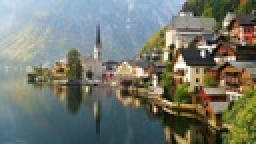
%> input picture test2.jpg, 128 x 72 px, shrunk from 1280 x 720 before the run (shown 2 times larger)
$ octave --eval "main;"   (GNU Octave 9; MATLAB toolbox functions it lacks are replaced by stand-ins)
%> lines starting %> are read from the running program, lines starting %| are printed output that depends on the picture
### sketch.m
function f=sketch(f)
%rgb转化为ycbcr空间
f=rgb2ycbcr(f);
%log算子
log=[-2 -4 -4 -4 -2;
    -4 0 8 0 -4;
    -4 8 24 8 -4;
    -4 0 8 0 -4;
    -2 -4 -4 -4 -2];
%提取Y层做处理
Y=f(:,:,1);
g=imfilter(Y,log,'replicate');
[m,n]=size(g);
%设置阈值，使图像二值化
for i=1:m
    for j=1:n
        if(g(i,j)<-0.8)
            g(i,j)=0;
        else
            g(i,j)=1;
        end
    end
end
f=g;
end

### oilpainting.m
function f=oilpainting(f,radius)
%把灰度级划分为100个
intensity_level=100;
[m,n]=size(f(:,:,1));
r=zeros(m,n);
g=zeros(m,n);
b=zeros(m,n);
R=f(:,:,1);
G=f(:,:,2);
B=f(:,:,3);
%x，y取遍全部像素点
for x=1:m
    for y=1:n
        %对每一个像素点，遍历其邻域，并计算邻域范围内各个灰度等级出现的次数
        intensity_counter=zeros(intensity_level,1);
        sum_r=zeros(intensity_level,1);
        sum_g=zeros(intensity_level,1);
        sum_b=zeros(intensity_level,1);
        for i=(x-radius):(x+radius)
            for j=(y-radius): (y+radius)
                    if i>0&&i<=m&&j>0&&j<=n
                       intensity=round(( R(i,j)+ G(i,j)+ B(i,j))/3*intensity_level);

                      %强度不能为零，避免数组下标出现零，若为零，则设置其强度为1
                      if intensity==0
                            intensity=1;
                      end
                       %统计强度出现的次数
                       intensity_counter(intensity,1)= intensity_counter(intensity,1)+1;
                       %统计强度的R\G\B分量的和
                       sum_r(intensity,1)=sum_r(intensity,1)+R(i,j);
                       sum_g(intensity,1)=sum_g(intensity,1)+G(i,j);
                       sum_b(intensity,1)=sum_b(intensity,1)+B(i,j);
                    end
            end
        end
    %像素点（x，y）的邻域遍历完毕，找出出现次数最多的强度
    intensity_counter_max=max(intensity_counter);
             for i=1:intensity_level
                 if intensity_counter(i)==intensity_counter_max
                  index=i;
                 end
             end
   %出现最多次的强度值对应像素的r\g\b分量取平均值，作为当前像素输出的r\g\b分量
        r(x,y)=sum_r(index,1)/intensity_counter(index,1);
        g(x,y)=sum_g(index,1)/intensity_counter(index,1);
        b(x,y)=sum_b(index,1)/intensity_counter(index,1);
    end
end
%将三个通道的值合并成新的图像
f=cat(3,r,g,b);
end

### cameo.m
function f=cameo(f)%提取灰度层边缘并稍作处理
f=rgb2ycbcr(f);
log=[-2 -4 -4 -4 -2;
    -4 0 8 0 -4;
    -4 8 24 8 -4;
    -4 0 8 0 -4;
    -2 -4 -4 -4 -2];
Y=f(:,:,1);
g=imfilter(Y,log,'replicate');
f=f(:,:,1)-0.55*g;
end

### mosaic.m
function f=mosaic(f)
f1=f;
[height,width]=size(f1(:,:,1));%读出图像大小
%如果图像的高度不是10的倍数，则扩充到10的倍数
if(mod(height,10)~=0)
    m=height+10-mod(height,10);
else
    m=height;
end
%如果图像的宽度不是10的倍数。则扩充到10的倍数
if(mod(width,10)~=0)
    n=width+10-mod(width,10);
else
    n=width;
end
%创建用于储存结果的三维数组
f=zeros(m,n,3);
f(1:height,1:width,:)=f1(:,:,:);
f=rgb2ycbcr(f);
%马赛克算法
%对图像的三层分别进行操作
for b=1:3
    I=f(:,:,b)
    %图像每一个10*10小块进行平均值计算，并把结果作为10*10的YCbCr的值
    for i=1:10:m
        for j=1:10:n
            B=I(i:i+9,j:j+9);
            average=mean(mean(B));%求方块平均值
            for k=0:1:9
                for g=0:1:9
                    I(i+k,j+g)=average;%给方块中每一个像素赋值
                end
            end

        end
    end
 f(:,:,b)=I;
end
f=ycbcr2rgb(f);
end

### rgb2hsi.m

function f=rgb2hsi(f)
r=f(:,:,1);
g=f(:,:,2);
b=f(:,:,3);
num=0.5*((r-g)+(r-b));
den=sqrt((r-g).^2+(r-b).*(g-b));
theta=acos(num./(den+eps));

H=theta;
H(b>g)=2*pi-H(b>g);
H=H/(2*pi);

num=min(min(r,g),b);
den=r+g+b;
den(den==0)=eps;
S=1-3.*num./den;

H(S==0)=0;

I=(r+g+b)/3;

f=cat(3,H,S,I);

end

### hsi2rgb.m
function f=hsi2rgb(f)
H=f(:,:,1)*pi*2;
S=f(:,:,2);
I=f(:,:,3);
[m,n]=size(f(:,:,1));
R=zeros(m,n);
G=zeros(m,n);
B=zeros(m,n);

idx=find((0<=H)&(H<2*pi/3));
B(idx)=I(idx).*(1-S(idx));
R(idx)=I(idx).*(1+S(idx).*cos(H(idx))./cos(pi/3-H(idx)));
G(idx)=3*I(idx)-(R(idx)+B(idx));

idx=find((2*pi/3<=H)&(H<4*pi/3));
R(idx)=I(idx).*(1-S(idx));
G(idx)=I(idx).*(1+S(idx).*cos(H(idx)-2*pi/3)./cos(pi-H(idx)));
B(idx)=3*I(idx)-(R(idx)+G(idx));

idx=find((4*pi/3<=H)&(H<=2*pi));
G(idx)=I(idx).*(1-S(idx));
B(idx)=I(idx).*(1+S(idx).*cos(H(idx)-4*pi/3)./cos(5*pi/3-H(idx)));
R(idx)=3*I(idx)-(G(idx)+B(idx));

rgb=cat(3,R,G,B);
f=max(min(rgb,1),0);
end

### snow.m
function f=snow(f)
%色彩饱和度调低
f=rgb2hsi(f);%转换到HSI色彩空间
f(:,:,2)=f(:,:,2)*0.65;
f(:,:,1)=f(:,:,1)*0.85;
f=hsi2rgb(f);

[m,n]=size(f(:,:,1));%获取图像的高度和宽度
heavesnow=rand(m,n);%生成一个m*n大小的数值位于0~1之间的矩阵
%将矩阵中的值小于0.99998的值置为零
for i=1:m
    for j=1:n
        if heavesnow(i,j)<0.99998;
        heavesnow(i,j)=0;
        end
    end
end

%对非零的数值进行膨胀操作,获得大雪效果
B=[0 1 0;1 1 1;0 1 0];
heavesnow=imdilate(heavesnow,B);
heavesnow=imdilate(heavesnow,B);

%生成小雪的算法，同大雪，只是不进行膨胀操作
lightsnow=rand(m,n);
for i=1:m
    for j=1:n
        if lightsnow(i,j)<0.999684;
        lightsnow(i,j)=0;
        end
    end
end

%将大小不同的雪叠加在一起
snow=heavesnow(:,:)+lightsnow(:,:);
%再对雪进行空间滤波操作，得到多边形的雪花形状
window = [1,0,1,0,1;0,1,1,1,0;1,1,1,1,1;0,1,1,1,0;1,0,1,0,1];
snow = imdilate(snow,window);
%在各层上叠加雪的效果
f(:,:,1)=f(:,:,1)+snow(:,:);
f(:,:,2)=f(:,:,2)+snow(:,:);
f(:,:,3)=f(:,:,3)+snow(:,:);
end

### facula.m
function f=facula(f)
[m,n]=size(f(:,:,1));
snow=zeros(m,n);
heavesnow=rand(m,n);

for i=1:m
    for j=1:n
        if heavesnow(i,j)<0.999;
        heavesnow(i,j)=0;
        end
    end
end

B=[0 1 0;1 1 1;0 1 0];
heavesnow=imdilate(heavesnow,B);
B=[0 1 0;1 1 1;0 1 0];
heavesnow=imdilate(heavesnow,B);

lightsnow=rand(m,n);
for i=1:m
    for j=1:n
        if lightsnow(i,j)<0.999;
        lightsnow(i,j)=0;
        end
    end
end

snow=heavesnow(:,:)+lightsnow(:,:);

%disk算子
 rad  = 9;
     crad  = ceil(rad-0.5);
     [x,y] = meshgrid(-crad:crad,-crad:crad);
     maxxy = max(abs(x),abs(y));
     minxy = min(abs(x),abs(y));
     m1 = (rad^2 <  (maxxy+0.5).^2 + (minxy-0.5).^2).*(minxy-0.5) + ...
          (rad^2 >= (maxxy+0.5).^2 + (minxy-0.5).^2).* ...
	        sqrt(rad^2 - (maxxy + 0.5).^2);
     m2 = (rad^2 >  (maxxy-0.5).^2 + (minxy+0.5).^2).*(minxy+0.5) + ...
          (rad^2 <= (maxxy-0.5).^2 + (minxy+0.5).^2).* ...
           sqrt(rad^2 - (maxxy - 0.5).^2);
     sgrid = (rad^2*(0.5*(asin(m2/rad) - asin(m1/rad)) + ...
             0.25*(sin(2*asin(m2/rad)) - sin(2*asin(m1/rad)))) - ...
             (maxxy-0.5).*(m2-m1) + (m1-minxy+0.5)) ...
	          .*((((rad^2 < (maxxy+0.5).^2 + (minxy+0.5).^2) & ...
             (rad^2 > (maxxy-0.5).^2 + (minxy-0.5).^2)) | ...
	          ((minxy==0)&(maxxy-0.5 < rad)&(maxxy+0.5>=rad))));
     sgrid = sgrid + ((maxxy+0.5).^2 + (minxy+0.5).^2 < rad^2);
     sgrid(crad+1,crad+1) = min(pi*rad^2,pi/2);
     if ((crad>0) && (rad > crad-0.5) && (rad^2 < (crad-0.5)^2+0.25))
        m1  = sqrt(rad^2 - (crad - 0.5).^2);
	     m1n = m1/rad;
        sg0 = 2*(rad^2*(0.5*asin(m1n) + 0.25*sin(2*asin(m1n)))-m1*(crad-0.5));
        sgrid(2*crad+1,crad+1) = sg0;
        sgrid(crad+1,2*crad+1) = sg0;
        sgrid(crad+1,1)        = sg0;
        sgrid(1,crad+1)        = sg0;
        sgrid(2*crad,crad+1)   = sgrid(2*crad,crad+1) - sg0;
        sgrid(crad+1,2*crad)   = sgrid(crad+1,2*crad) - sg0;
        sgrid(crad+1,2)        = sgrid(crad+1,2)      - sg0;
        sgrid(2,crad+1)        = sgrid(2,crad+1)      - sg0;
     end
     sgrid(crad+1,crad+1) = min(sgrid(crad+1,crad+1),1);
     w = sgrid/sum(sgrid(:));
    snow=imfilter(snow,w,'replicate');

f(:,:,1)=f(:,:,1)+snow(:,:);
f(:,:,2)=f(:,:,2)+snow(:,:);
f(:,:,3)=f(:,:,3)+snow(:,:);
end

### asthenia.m
function f=asthenia(f,rad)
image=f;%拷贝图像，用于后续复原中心图像
%rad表示disk算子的大小
%色彩模糊处理
%disk算子
     crad  = ceil(rad-0.5);
     [x,y] = meshgrid(-crad:crad,-crad:crad);
     maxxy = max(abs(x),abs(y));
     minxy = min(abs(x),abs(y));
     m1 = (rad^2 <  (maxxy+0.5).^2 + (minxy-0.5).^2).*(minxy-0.5) + ...
          (rad^2 >= (maxxy+0.5).^2 + (minxy-0.5).^2).* ...
	        sqrt(rad^2 - (maxxy + 0.5).^2);
     m2 = (rad^2 >  (maxxy-0.5).^2 + (minxy+0.5).^2).*(minxy+0.5) + ...
          (rad^2 <= (maxxy-0.5).^2 + (minxy+0.5).^2).* ...
           sqrt(rad^2 - (maxxy - 0.5).^2);
     sgrid = (rad^2*(0.5*(asin(m2/rad) - asin(m1/rad)) + ...
             0.25*(sin(2*asin(m2/rad)) - sin(2*asin(m1/rad)))) - ...
             (maxxy-0.5).*(m2-m1) + (m1-minxy+0.5)) ...
	          .*((((rad^2 < (maxxy+0.5).^2 + (minxy+0.5).^2) & ...
             (rad^2 > (maxxy-0.5).^2 + (minxy-0.5).^2)) | ...
	          ((minxy==0)&(maxxy-0.5 < rad)&(maxxy+0.5>=rad))));
     sgrid = sgrid + ((maxxy+0.5).^2 + (minxy+0.5).^2 < rad^2);
     sgrid(crad+1,crad+1) = min(pi*rad^2,pi/2);
     if ((crad>0) && (rad > crad-0.5) && (rad^2 < (crad-0.5)^2+0.25))
        m1  = sqrt(rad^2 - (crad - 0.5).^2);
	     m1n = m1/rad;
        sg0 = 2*(rad^2*(0.5*asin(m1n) + 0.25*sin(2*asin(m1n)))-m1*(crad-0.5));
        sgrid(2*crad+1,crad+1) = sg0;
        sgrid(crad+1,2*crad+1) = sg0;
        sgrid(crad+1,1)        = sg0;
        sgrid(1,crad+1)        = sg0;
        sgrid(2*crad,crad+1)   = sgrid(2*crad,crad+1) - sg0;
        sgrid(crad+1,2*crad)   = sgrid(crad+1,2*crad) - sg0;
        sgrid(crad+1,2)        = sgrid(crad+1,2)      - sg0;
        sgrid(2,crad+1)        = sgrid(2,crad+1)      - sg0;
     end
     sgrid(crad+1,crad+1) = min(sgrid(crad+1,crad+1),1);
     w = sgrid/sum(sgrid(:));
f=imfilter(f,w,'replicate');%用disk算子进行滤波操作

[m,n]=size(f(:,:,1));
if m>n %限定中心半径为R，R取高度和宽度中较小者的1/3，可取得照片的中心区域
    R=n/3;
else
    R=m/3;
end
x0=m/2;%（x0，y0）表示图像的中心像素点
y0=n/2;

for i=1:m
    for j=1:n
    if (x0-i)*(x0-i)+(y0-j)*(y0-j)<R*R%对于处于半径内的图像，恢复原值
        f(i,j,:)=image(i,j,:);
    end
    end
end
end

### coloring.m
function f=coloring(f)
image=f;
f=rgb2hsi(f);
f(:,:,2)=f(:,:,2)*2.35;
f=hsi2rgb(f);
imwrite(f,'brigtht.jpg');

[m,n]=size(f(:,:,1));
increase=ones(m,n);
f=image;
f=rgb2hsi(f);
f(:,:,2)=f(:,:,2)*0.8;
f(:,:,1)=f(:,:,1)*0.285+0.44*increase(:,:);
f=hsi2rgb(f);
imwrite(f,'blue_tune.jpg');
end

### main.m
function main()
Img=imread('test2.jpg');
%> Img is the input picture: size 72x128x3 uint8; mean R, G, B 116.5, 120.8, 110.2
f=im2double(Img);
image=f;
Img2=imread('test1.jpg');
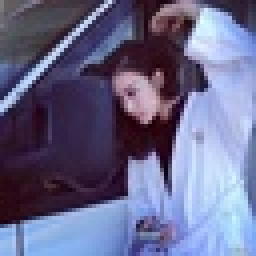
%> input picture test1.jpg, 64 x 64 px, shrunk from 640 x 640 before the run (shown 4 times larger)
%> Img2 is the input picture: size 64x64x3 uint8; mean R, G, B 104.4, 104.1, 138.5
Img2=im2double(Img2);
%> Img2: size 64x64x3 double
Img3=imread('test3.jpg');
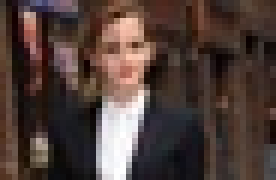
%> input picture test3.jpg, 46 x 30 px, shrunk from 455 x 300 before the run (shown 6 times larger)
%> Img3 is the input picture: size 30x46x3 uint8; mean R, G, B 79.7, 62.6, 57.4
Img3=im2double(Img3);
%> Img3: size 30x46x3 double

%速写效果
f=image;
f=sketch(f);
%> in sketch, `f=rgb2ycbcr(f);`: f: size 72x128x3 double; mean of channels 1, 2, 3 0.461, 0.486, 0.498
%> after the loop in sketch, `for i=1:m`:
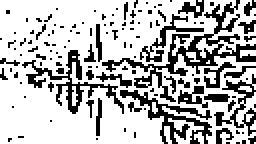
%> g: size 72x128 double (shown 2 times larger); values 0 (black) and 1 (white), 72% white; black in thin lines or dots
imwrite(f,'sketch1.jpg');

%油画效果
f=Img3;
f=oilpainting(f,2);
%> in oilpainting, `[m,n]=size(f(:,:,1));`: m = 30; n = 46
%> in oilpainting, `r=zeros(m,n);`: r: size 30x46 double; every value is 0
%> the loop in oilpainting, `for x=1:m` made 30 passes
%> after the loop in oilpainting, `for x=1:m`: index = 29; intensity = 30; intensity_counter = 100 values, max 2 at index 22, min 0 at index 1, mean 0.09; sum_b = 100 values, max 0.573 at index 29, min 0 at index 1, mean 0.0237; sum_g = 100 values, max 0.565 at index 29, min 0 at index 1, mean 0.0239; sum_r = 100 values, max 0.588 at index 29, min 0 at index 1, mean 0.0258
%> f: size 30x46x3 double
imwrite(f,'oilpainting1.jpg');
f=image;
f=oilpainting(f,4);
%> call 2 of oilpainting, with radius = 4
%> in oilpainting (call 2), `[m,n]=size(f(:,:,1));`: m = 72; n = 128
%> in oilpainting (call 2), `r=zeros(m,n);`: r: size 72x128 double; every value is 0
%> the loop in oilpainting (call 2), `for x=1:m` made 72 passes
%> after the loop in oilpainting (call 2), `for x=1:m`:
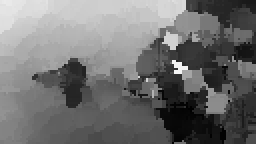
%> b: size 72x128 double (shown 2 times larger); min 0, max 0.954, mean 0.444
%> after the loop in oilpainting (call 2), `for x=1:m`:
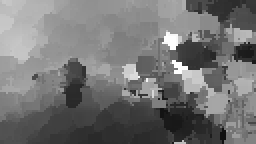
%> r: size 72x128 double (shown 2 times larger); min 0.0604, max 0.998, mean 0.456
%> after the loop in oilpainting (call 2), `for x=1:m`: index = 46; intensity_counter = 100 values, max 4 at index 46, min 0 at index 1, mean 0.25; sum_b = 100 values, max 1.21 at index 46, min 0 at index 1, mean 0.044; sum_g = 100 values, max 2.27 at index 46, min 0 at index 1, mean 0.107; sum_r = 100 values, max 2.05 at index 46, min 0 at index 1, mean 0.0907
imwrite(f,'oilpainting2.jpg');

%浮雕效果
f=image;
f=cameo(f);
imwrite(f,'cameo.jpg');
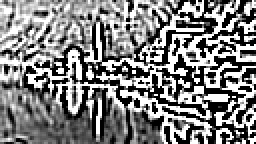
%> saved as cameo.jpg: size 72x128 uint8 (shown 2 times larger); min 0, max 255, mean 129.7

%马赛克效果
f=image;
f=mosaic(f);
%> in mosaic, `[height,width]=size(f1(:,:,1));`: height = 72; width = 128
%> in mosaic, `m=height+10-mod(height,10);`: m = 80
%> in mosaic, `n=width+10-mod(width,10);`: n = 130
%> in mosaic, `f=zeros(m,n,3);`: f: size 80x130x3 double; every value is 0
%> in mosaic, `f=rgb2ycbcr(f);`: f: size 80x130x3 double; mean of channels 1, 2, 3 0.416, 0.488, 0.498
%> after the loop in mosaic, `for b=1:3`: f: size 80x130x3 double; mean of channels 1, 2, 3 0.416, 0.488, 0.498
imwrite(f,'mosaic.jpg');

%大雪滤镜
f=image;
f=snow(f);
%> in rgb2hsi, `S=1-3.*num./den;`:
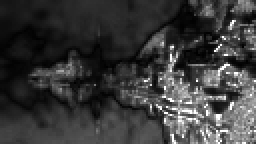
%> S: size 72x128 double (shown 2 times larger); min 0, max 1, mean 0.227
%> in rgb2hsi, `H(S==0)=0;`: H: size 72x128 double; min 0, max 0.997, mean 0.322
%> in hsi2rgb, `[m,n]=size(f(:,:,1));`: m = 72; n = 128
%> in hsi2rgb, `idx=find((0<=H)&(H<2*pi/3));`: idx = 5275 values from 24 to 9216
%> in hsi2rgb, `idx=find((2*pi/3<=H)&(H<4*pi/3));`: idx = 3874 values from 1 to 9176
%> in hsi2rgb, `idx=find((4*pi/3<=H)&(H<=2*pi));`: idx = 67 values from 2334 to 8957
%> in snow, `[m,n]=size(f(:,:,1));`: m = 72; n = 128
%> the loop in snow, `for i=1:m` made 72 passes
imwrite(f,'snow.jpg');

%光斑滤镜
f=image;
f=facula(f);
%> the loop in facula, `for i=1:m` made 72 passes
imwrite(f,'facula.jpg');

%背景虚化滤镜
f=Img2;
f=asthenia(f,11);
%> in asthenia, `[m,n]=size(f(:,:,1));`: m = 64
%> in asthenia, `R=m/3;`: R = 21.33
%> in asthenia, `x0=m/2;`: x0 = 32
%> the loop in asthenia, `for i=1:m` made 64 passes
imwrite(f,'asthenia.jpg');

%色调滤镜
f=image;
f=coloring(f);
%> in coloring, `[m,n]=size(f(:,:,1));`: m = 72; n = 128

end
